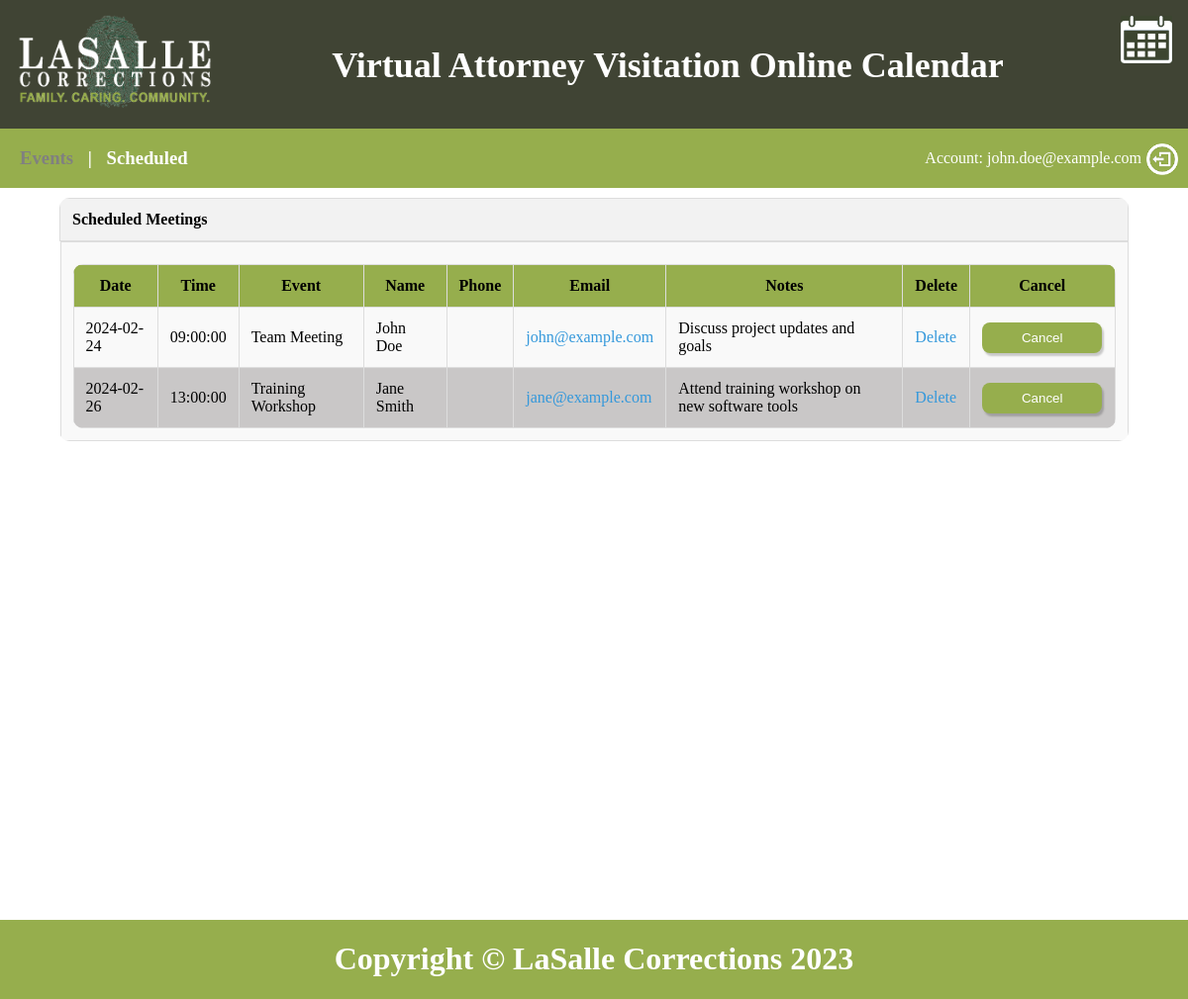
The app's page /schedule.php (signed in), older data.
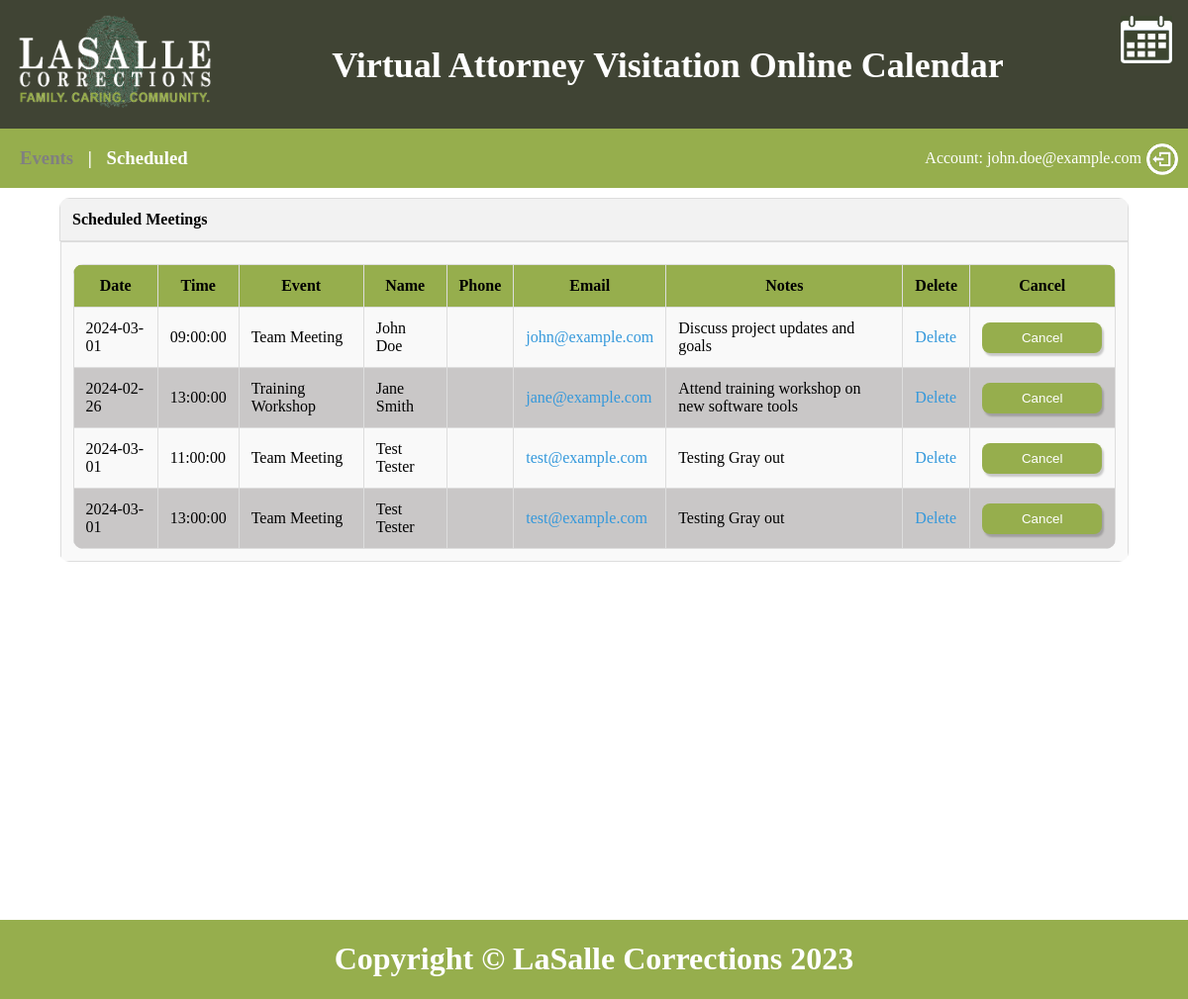
The same page, newer data.
### tables this page shows
CREATE TABLE IF NOT EXISTS scheduled_meetings (
    meeting_id INT AUTO_INCREMENT PRIMARY KEY,
    event_id INT NOT NULL,
    facility VARCHAR(50) NOT NULL,
    name VARCHAR(100) NOT NULL,
    meeting_date DATE NOT NULL,
    meeting_time TIME NOT NULL,
    event_name VARCHAR(100) NOT NULL,
    email VARCHAR(255) NOT NULL,
    notes TEXT,
    isDeleted BOOLEAN DEFAULT false
);

### includes/load_scheduled_meetings.php (the view, shortened to what this page needs)
<?php
$conn = new mysqli($db_host, $db_username, $db_password, $db_database);
if(isset($_SESSION['facility'])) {
    $facility = $_SESSION['facility'];
    $sql = "SELECT * FROM scheduled_meetings WHERE (facility = ? AND isDeleted != 1)";
    $stmt = $conn->prepare($sql);
    $stmt->bind_param("s", $facility);
    $stmt->execute();
    $result = $stmt->get_result();
    if ($result->num_rows > 0) {
        echo '<div id="scheduledTableDiv" class="center_content">';
        echo '<table id="outerTable">';
        echo '<tr><th id="tableHeader">Scheduled Meetings</th></tr>';
        echo '<tr><td class="center_content"><br><table id="innerTable">';
        echo '<tr>';
        echo '<th class="green-background"><f1>Date</f1></th>';
        echo '<th class="green-background"><f1>Time</f1></th>';
        echo '<th class="green-background"><f1>Event</f1></th>';
        echo '<th class="green-background"><f1>Name</f1></th>';
        echo '<th class="green-background"><f1>Phone</f1></th>';
        echo '<th class="green-background"><f1>Email</f1></th>';
        echo '<th class="green-background"><f1>Notes</f1></th>';
        echo '<th class="green-background"><f1>Delete</f1></th>';
        echo '<th class="green-background"><f1>Cancel</f1></th>';
        echo '</tr>';
        while ($row = $result->fetch_assoc()) {
            echo "<tr id='meeting{$row['meeting_id']}'>";
            echo "<td class='date-column'>{$row['meeting_date']}</td>";
            echo "<td class='time-column'>{$row['meeting_time']}</td>";
            echo "<td class='eventTitle-column'>{$row['event_name']}</td>";
            echo "<td class='name-column'>{$row['name']}</td>";
            echo "<td class='phone-column'>{$row['phone']}</td>";
            echo "<td class='email-column'><a href='mailto:{$row['email']}'>{$row['email']}</a></td>";
            echo "<td class='notes-column'><td1>{$row['notes']}</td1></td>";
            echo "<td class='delete-column'><hypr><a href='del.html?id={$row['meeting_id']}' title='Delete' target='_blank'>Delete</a></hypr></td>";
            echo "<td class='cancel-column'><button class='cancel-button' id='{$row['meeting_id']}'>Cancel</button></td>";
            echo "</tr>";
        }
        echo '</table><br></td></tr></table></div>';
    } else {
        echo "0 results";
    }
}

### public/schedule.php (shortened to what this page needs)
<!DOCTYPE html>
<html lang="en">
  <head>
    <link rel="stylesheet" href="css/main.css">
    <link rel="stylesheet" href="css/schedule.css">
  </head>
  <body>
    <div id="navbarDiv">
      <?php include('navbar.php'); ?>
    </div>
    <main>
      <banner-component custom-text="Events | Scheduled" label="<?=htmlspecialchars($_SESSION['email'], ENT_QUOTES)?>">
      </banner-component>
      <?php
      include '../includes/load_scheduled_meetings.php';
?>
    </main>
    <div id="footerDiv">
      <?php include('footer.php'); ?>
    </div>
  </body>
</html>

### public/navbar.php
<head>
  <link rel="stylesheet" href="css/navbar.css">
</head>
<nav id="navbar">
  <a href="../../../includes/logout.php">
    <img id="navbarLasalleLogo" src="img/LaSalleLogo.png" alt="lasalle logo">
  </a>
  <img id="calendarImg" src="img/cal.png" alt="calendar image">
  <h1 id="navbarHeadline">Virtual Attorney Visitation Online Calendar</h1>
</nav>

### public/footer.php
<head>
    <link rel="stylesheet" href="css/footer.css">
</head>
<footer class="footer">
    <h1>Copyright &copy; LaSalle Corrections 2023</h1>
</footer>

### public/css/main.css (style rules this page uses)
body { margin: 0px; }
.center_content { display: flex; justify-content: center; align-items: center; }

### public/css/schedule.css (style rules this page uses)
main { min-height: 100vh; }
table { margin-top: 10px; border-collapse: collapse; border-radius: 10px; overflow: hidden; }
#outerTable { width: 90%; }
#innerTable { width: 100%; }
th, td { border: 1px solid #ddd; padding: 12px; }
th { background-color: #f2f2f2; }
.green-background { background-color: #96ae4d; }
tr:nth-child(even) { background-color: #f9f9f9; }
#innerTable tr:nth-child(odd) { background-color: #c9c7c7; }
a { text-decoration: none; color: #3498db; }
#tableHeader { text-align: left; }
.cancel-button { background-color: #96ae4d; color: white; padding: 8px 40px; border-radius: 8px; border: none; box-shadow: 2px 3px 2px rgba(0, 0, 0, 0.2); }

### public/css/navbar.css (style rules this page uses)
#navbar { height: 130px; position: absolute; left: 0; top: 0; background-color: #404434; color: white; width:100%; line-height: 2; font-size: 1.5rem; text-align: center; overflow: hidden; white-space: nowrap; text-overflow: ellipsis; }
#navbarDiv { margin-bottom: 130px; }
#navbarLasalleLogo { height: 6rem; float: left; padding-top: 0.9rem; padding-left: 1rem; }
#calendarImg { height: 3rem; float: right; vertical-align: top; padding-top: 1rem; padding-right: 1rem; }
@media screen and (max-width: 1500px) { #navbar { font-size: 1.5rem; line-height: 2; } }

### public/css/footer.css (style rules this page uses)
.footer { position: absolute; left: 0; height: 80px; width: 100%; background-color: #96ae4d; color: white; text-align: center; }

Row changes from the older to the newer data that the page shows:
changed scheduled_meetings "John Doe": meeting_date "2024-02-24" → "2024-03-01"
added scheduled_meetings: meeting_date "2024-03-01", meeting_time "11:00:00", event_name "Team Meeting", name "Test Tester", email "test@example.com", notes "Testing Gray out"
added scheduled_meetings: meeting_date "2024-03-01", meeting_time "13:00:00", event_name "Team Meeting", name "Test Tester", email "test@example.com", notes "Testing Gray out"
